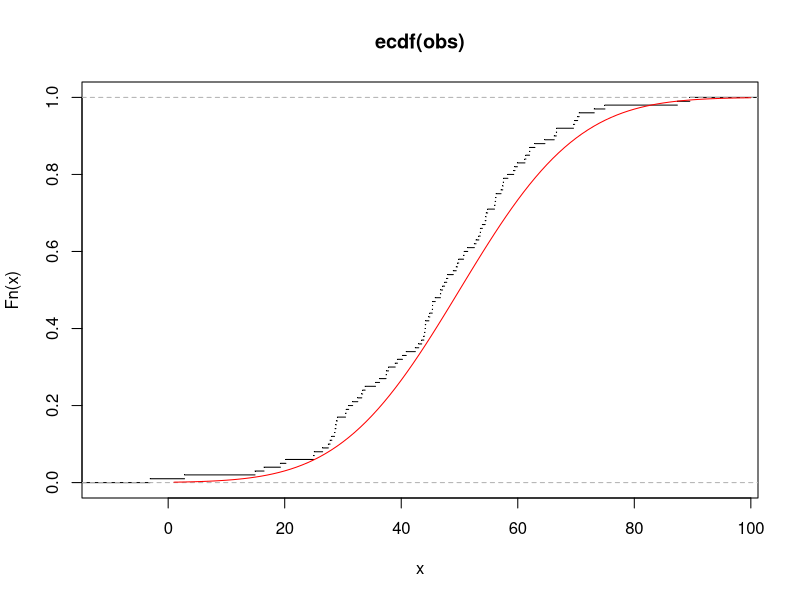
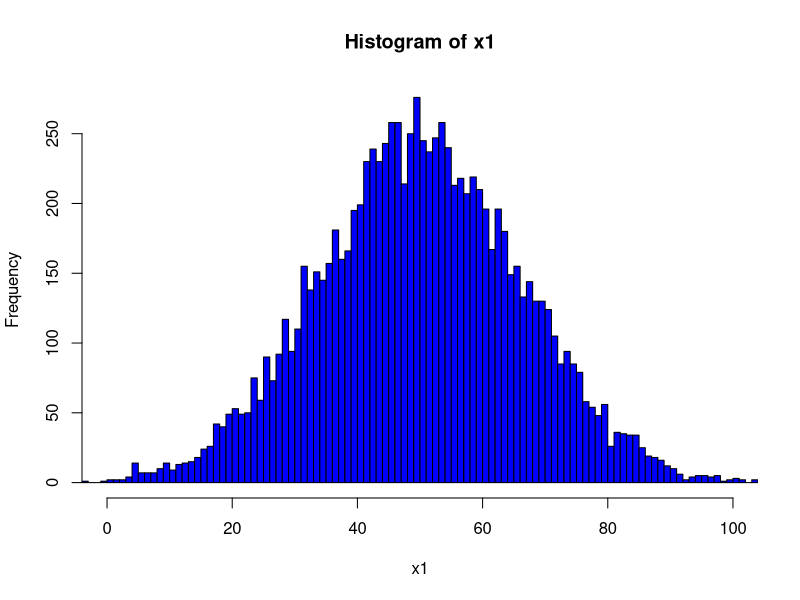
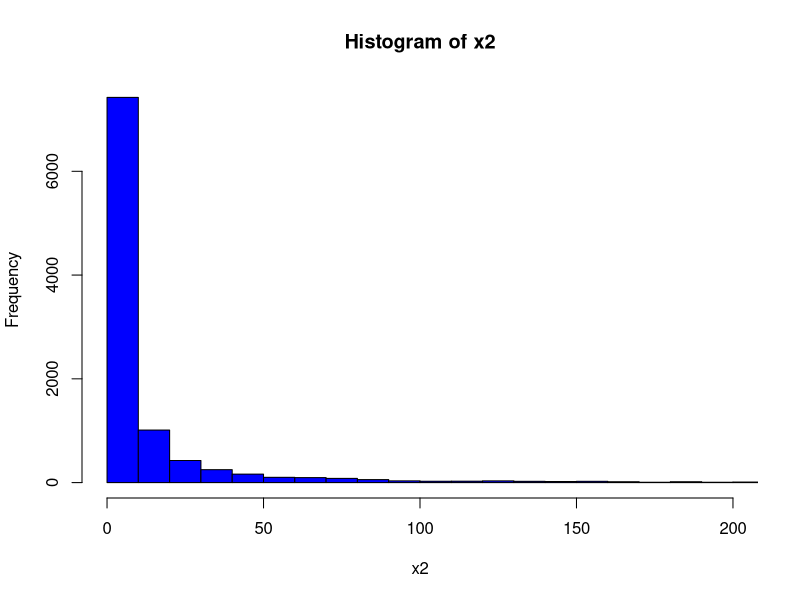

R code for these plots, in order:
## ---- chunk 1
knitr::opts_chunk$set(error=TRUE,        # Keep compiling upon error
                      collapse=TRUE,     # collapse by default
                      echo=TRUE,         # echo code by default
                      comment = "#>",    # change comment character
                      fig.width = 5,     # set figure width
                      out.width = "50%", # set width of displayed images
                      warning=TRUE,      # show R warnings
                      message=FALSE)     # show R messages
## ---- chunk 2
rep(seq(3),3)
## ---- chunk 3
qnorm(0.99)
## ---- chunk 4
obs <- rnorm(100, mean = 50, sd = 16)

#obs <- sort(obs)

fun <- ecdf(obs)


x <- seq(100)
f <- pnorm(x, mean = 50, sd = 16)

{plot(fun, verticals = FALSE, pch = ".")
lines(f, type = 'l', col = "red")}

## ---- chunk 5
diff.med <- function(x){
  d <- median(x) - mean(x)
  return(d)  
}

# part a
x1 <- rnorm(n = 10000, mean = 50, sd = 16)
loe <- diff.med(x1)
loe

# part b
x2 <- rlnorm(10000,1,2)
loeb <- diff.med(x2)
loeb

hist(x1, breaks = 100, col = "blue", xlim = c(0,100))

hist(x2, breaks = 1000, col = "blue", xlim = c(0,200))

## ---- chunk 6

## ---- chunk 7
Sim.V <- function(alpha, Nsim){
  X <- rnorm(Nsim, mean = 0, sd = 1)
  V <- exp(X) + 2 * X**2
  q <- quantile(V, probs = alpha)
  return(q)  
}

Sim.V(c(0.01,0.1,0.25,0.5,0.75,0.9,0.99), 100000)
